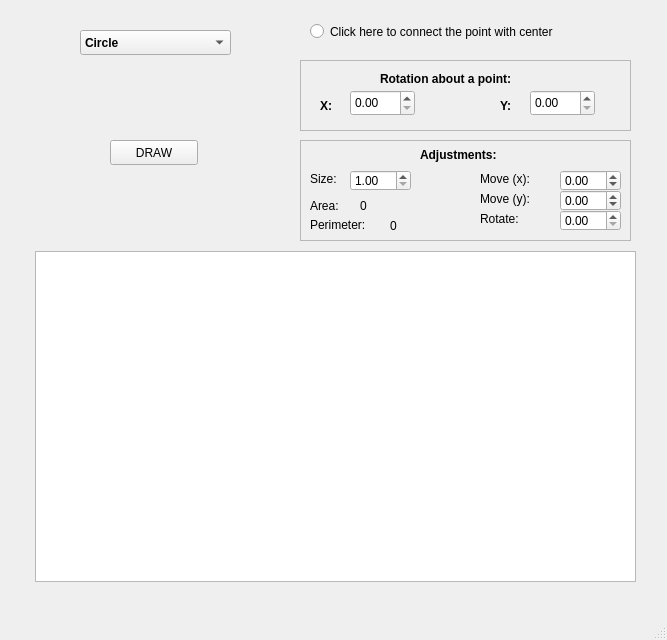
<?xml version="1.0" encoding="UTF-8"?>
<ui version="4.0">
 <class>MainWindow</class>
 <widget class="QMainWindow" name="MainWindow">
  <property name="geometry">
   <rect>
    <x>0</x>
    <y>0</y>
    <width>667</width>
    <height>640</height>
   </rect>
  </property>
  <property name="windowTitle">
   <string>MainWindow</string>
  </property>
  <widget class="QWidget" name="centralwidget">
   <widget class="QGraphicsView" name="graphicsView">
    <property name="geometry">
     <rect>
      <x>35</x>
      <y>251</y>
      <width>601</width>
      <height>331</height>
     </rect>
    </property>
   </widget>
   <widget class="QStackedWidget" name="frames">
    <property name="geometry">
     <rect>
      <x>40</x>
      <y>90</y>
      <width>241</width>
      <height>141</height>
     </rect>
    </property>
    <property name="currentIndex">
     <number>8</number>
    </property>
    <widget class="QWidget" name="circle">
     <widget class="QLabel" name="customCircle">
      <property name="geometry">
       <rect>
        <x>50</x>
        <y>10</y>
        <width>161</width>
        <height>20</height>
       </rect>
      </property>
      <property name="font">
       <font>
        <bold>true</bold>
       </font>
      </property>
      <property name="text">
       <string>Custom your circle:</string>
      </property>
     </widget>
     <widget class="QLabel" name="changeRadius">
      <property name="geometry">
       <rect>
        <x>20</x>
        <y>70</y>
        <width>101</width>
        <height>17</height>
       </rect>
      </property>
      <property name="text">
       <string>Change radius:</string>
      </property>
     </widget>
     <widget class="QDoubleSpinBox" name="radiusSpinBox">
      <property name="geometry">
       <rect>
        <x>130</x>
        <y>70</y>
        <width>65</width>
        <height>26</height>
       </rect>
      </property>
      <property name="minimum">
       <double>1.000000000000000</double>
      </property>
     </widget>
    </widget>
    <widget class="QWidget" name="rectangle">
     <widget class="QLabel" name="customRectangle">
      <property name="geometry">
       <rect>
        <x>30</x>
        <y>10</y>
        <width>171</width>
        <height>17</height>
       </rect>
      </property>
      <property name="font">
       <font>
        <bold>true</bold>
       </font>
      </property>
      <property name="text">
       <string>Custom your rectangle:</string>
      </property>
     </widget>
     <widget class="QLabel" name="heightRectangle">
      <property name="geometry">
       <rect>
        <x>30</x>
        <y>60</y>
        <width>66</width>
        <height>17</height>
       </rect>
      </property>
      <property name="text">
       <string>Height:</string>
      </property>
     </widget>
     <widget class="QLabel" name="widthRectangle">
      <property name="geometry">
       <rect>
        <x>30</x>
        <y>90</y>
        <width>66</width>
        <height>17</height>
       </rect>
      </property>
      <property name="text">
       <string>Width:</string>
      </property>
     </widget>
     <widget class="QDoubleSpinBox" name="widthrectspinbox">
      <property name="geometry">
       <rect>
        <x>90</x>
        <y>90</y>
        <width>65</width>
        <height>26</height>
       </rect>
      </property>
      <property name="minimum">
       <double>2.000000000000000</double>
      </property>
     </widget>
     <widget class="QDoubleSpinBox" name="heightrectspinbox">
      <property name="geometry">
       <rect>
        <x>90</x>
        <y>60</y>
        <width>65</width>
        <height>26</height>
       </rect>
      </property>
      <property name="minimum">
       <double>1.000000000000000</double>
      </property>
     </widget>
    </widget>
    <widget class="QWidget" name="Right_polygone">
     <widget class="QDoubleSpinBox" name="spinboxside_rd">
      <property name="geometry">
       <rect>
        <x>140</x>
        <y>90</y>
        <width>71</width>
        <height>26</height>
       </rect>
      </property>
      <property name="minimum">
       <double>1.000000000000000</double>
      </property>
     </widget>
     <widget class="QLabel" name="numberOfSides">
      <property name="geometry">
       <rect>
        <x>10</x>
        <y>40</y>
        <width>131</width>
        <height>21</height>
       </rect>
      </property>
      <property name="text">
       <string>Number of sides:</string>
      </property>
     </widget>
     <widget class="QSpinBox" name="spinboxnumapexes_rp">
      <property name="geometry">
       <rect>
        <x>140</x>
        <y>40</y>
        <width>71</width>
        <height>26</height>
       </rect>
      </property>
      <property name="minimum">
       <number>4</number>
      </property>
     </widget>
     <widget class="QLabel" name="changeSides">
      <property name="geometry">
       <rect>
        <x>10</x>
        <y>90</y>
        <width>121</width>
        <height>20</height>
       </rect>
      </property>
      <property name="text">
       <string>Change the sides:</string>
      </property>
     </widget>
     <widget class="QLabel" name="label_2">
      <property name="geometry">
       <rect>
        <x>30</x>
        <y>10</y>
        <width>171</width>
        <height>20</height>
       </rect>
      </property>
      <property name="font">
       <font>
        <bold>true</bold>
       </font>
      </property>
      <property name="text">
       <string>Custom your polygone:</string>
      </property>
     </widget>
    </widget>
    <widget class="QWidget" name="rhombus">
     <widget class="QDoubleSpinBox" name="spinbox_angle_rh">
      <property name="geometry">
       <rect>
        <x>140</x>
        <y>90</y>
        <width>65</width>
        <height>26</height>
       </rect>
      </property>
      <property name="minimum">
       <double>10.000000000000000</double>
      </property>
     </widget>
     <widget class="QDoubleSpinBox" name="spinbox_side_rh">
      <property name="geometry">
       <rect>
        <x>140</x>
        <y>40</y>
        <width>65</width>
        <height>26</height>
       </rect>
      </property>
      <property name="minimum">
       <double>1.000000000000000</double>
      </property>
     </widget>
     <widget class="QLabel" name="changeSides_3">
      <property name="geometry">
       <rect>
        <x>10</x>
        <y>36</y>
        <width>121</width>
        <height>31</height>
       </rect>
      </property>
      <property name="text">
       <string>Change the sides:</string>
      </property>
     </widget>
     <widget class="QLabel" name="changeAngle">
      <property name="geometry">
       <rect>
        <x>10</x>
        <y>90</y>
        <width>121</width>
        <height>21</height>
       </rect>
      </property>
      <property name="text">
       <string>Change the angle:</string>
      </property>
     </widget>
     <widget class="QLabel" name="customRhombus">
      <property name="geometry">
       <rect>
        <x>20</x>
        <y>10</y>
        <width>171</width>
        <height>20</height>
       </rect>
      </property>
      <property name="font">
       <font>
        <bold>true</bold>
       </font>
      </property>
      <property name="text">
       <string>Custom your rhombus:</string>
      </property>
     </widget>
    </widget>
    <widget class="QWidget" name="square">
     <widget class="QLabel" name="customSquare">
      <property name="geometry">
       <rect>
        <x>50</x>
        <y>10</y>
        <width>151</width>
        <height>17</height>
       </rect>
      </property>
      <property name="font">
       <font>
        <bold>true</bold>
       </font>
      </property>
      <property name="text">
       <string>Custom your square:</string>
      </property>
     </widget>
     <widget class="QLabel" name="changeSides_2">
      <property name="geometry">
       <rect>
        <x>20</x>
        <y>80</y>
        <width>131</width>
        <height>20</height>
       </rect>
      </property>
      <property name="text">
       <string>Change the sides:</string>
      </property>
     </widget>
     <widget class="QDoubleSpinBox" name="doubleSpinBox">
      <property name="geometry">
       <rect>
        <x>150</x>
        <y>80</y>
        <width>65</width>
        <height>26</height>
       </rect>
      </property>
      <property name="minimum">
       <double>1.000000000000000</double>
      </property>
     </widget>
    </widget>
    <widget class="QWidget" name="star">
     <widget class="QDoubleSpinBox" name="radius1_spinbox">
      <property name="geometry">
       <rect>
        <x>150</x>
        <y>80</y>
        <width>65</width>
        <height>26</height>
       </rect>
      </property>
      <property name="minimum">
       <double>1.000000000000000</double>
      </property>
     </widget>
     <widget class="QDoubleSpinBox" name="radius2_spinbox">
      <property name="geometry">
       <rect>
        <x>150</x>
        <y>110</y>
        <width>65</width>
        <height>26</height>
       </rect>
      </property>
      <property name="minimum">
       <double>1.000000000000000</double>
      </property>
     </widget>
     <widget class="QLabel" name="customStar">
      <property name="geometry">
       <rect>
        <x>50</x>
        <y>10</y>
        <width>131</width>
        <height>17</height>
       </rect>
      </property>
      <property name="font">
       <font>
        <bold>true</bold>
       </font>
      </property>
      <property name="text">
       <string>Custom your star:</string>
      </property>
     </widget>
     <widget class="QLabel" name="widthApexes">
      <property name="geometry">
       <rect>
        <x>20</x>
        <y>80</y>
        <width>121</width>
        <height>21</height>
       </rect>
      </property>
      <property name="text">
       <string>Width of apexes:</string>
      </property>
     </widget>
     <widget class="QLabel" name="lengthApexes">
      <property name="geometry">
       <rect>
        <x>20</x>
        <y>110</y>
        <width>121</width>
        <height>21</height>
       </rect>
      </property>
      <property name="text">
       <string>Length of apexes:</string>
      </property>
     </widget>
     <widget class="QSpinBox" name="apexes_spinbox">
      <property name="geometry">
       <rect>
        <x>153</x>
        <y>40</y>
        <width>51</width>
        <height>26</height>
       </rect>
      </property>
      <property name="minimum">
       <number>4</number>
      </property>
     </widget>
     <widget class="QLabel" name="numberOfApexes">
      <property name="geometry">
       <rect>
        <x>20</x>
        <y>40</y>
        <width>131</width>
        <height>21</height>
       </rect>
      </property>
      <property name="text">
       <string>Number of apexes:</string>
      </property>
     </widget>
    </widget>
    <widget class="QWidget" name="triangle">
     <widget class="QLabel" name="customTriangle">
      <property name="geometry">
       <rect>
        <x>40</x>
        <y>10</y>
        <width>161</width>
        <height>17</height>
       </rect>
      </property>
      <property name="font">
       <font>
        <bold>true</bold>
       </font>
      </property>
      <property name="text">
       <string>Custom your triangle:</string>
      </property>
     </widget>
     <widget class="QLabel" name="sideOne">
      <property name="geometry">
       <rect>
        <x>20</x>
        <y>50</y>
        <width>66</width>
        <height>17</height>
       </rect>
      </property>
      <property name="text">
       <string>Side One:</string>
      </property>
     </widget>
     <widget class="QLabel" name="sideTwo">
      <property name="geometry">
       <rect>
        <x>20</x>
        <y>80</y>
        <width>66</width>
        <height>17</height>
       </rect>
      </property>
      <property name="text">
       <string>Side Two:</string>
      </property>
     </widget>
     <widget class="QLabel" name="sideThree">
      <property name="geometry">
       <rect>
        <x>20</x>
        <y>110</y>
        <width>81</width>
        <height>17</height>
       </rect>
      </property>
      <property name="text">
       <string>Side Three:</string>
      </property>
     </widget>
     <widget class="QDoubleSpinBox" name="side1trianglespin">
      <property name="geometry">
       <rect>
        <x>120</x>
        <y>40</y>
        <width>65</width>
        <height>26</height>
       </rect>
      </property>
      <property name="minimum">
       <double>1.000000000000000</double>
      </property>
     </widget>
     <widget class="QDoubleSpinBox" name="side2trianglespin">
      <property name="geometry">
       <rect>
        <x>120</x>
        <y>70</y>
        <width>65</width>
        <height>26</height>
       </rect>
      </property>
      <property name="minimum">
       <double>1.000000000000000</double>
      </property>
     </widget>
     <widget class="QDoubleSpinBox" name="side3trianglespin">
      <property name="geometry">
       <rect>
        <x>120</x>
        <y>100</y>
        <width>65</width>
        <height>26</height>
       </rect>
      </property>
      <property name="minimum">
       <double>1.000000000000000</double>
      </property>
     </widget>
    </widget>
    <widget class="QWidget" name="Clearscene"/>
    <widget class="QWidget" name="page">
     <widget class="QPushButton" name="drawButton">
      <property name="geometry">
       <rect>
        <x>70</x>
        <y>50</y>
        <width>88</width>
        <height>25</height>
       </rect>
      </property>
      <property name="text">
       <string>DRAW</string>
      </property>
     </widget>
    </widget>
   </widget>
   <widget class="QComboBox" name="comboBox">
    <property name="geometry">
     <rect>
      <x>80</x>
      <y>30</y>
      <width>151</width>
      <height>25</height>
     </rect>
    </property>
    <property name="font">
     <font>
      <bold>true</bold>
     </font>
    </property>
    <property name="whatsThis">
     <string>&lt;html&gt;&lt;head/&gt;&lt;body&gt;&lt;p&gt;Choose figure...&lt;/p&gt;&lt;/body&gt;&lt;/html&gt;</string>
    </property>
    <item>
     <property name="text">
      <string>Circle</string>
     </property>
    </item>
    <item>
     <property name="text">
      <string>Rectangle</string>
     </property>
    </item>
    <item>
     <property name="text">
      <string>Right Polygone</string>
     </property>
    </item>
    <item>
     <property name="text">
      <string>Rhombus</string>
     </property>
    </item>
    <item>
     <property name="text">
      <string>Square</string>
     </property>
    </item>
    <item>
     <property name="text">
      <string>Star</string>
     </property>
    </item>
    <item>
     <property name="text">
      <string>Triangle</string>
     </property>
    </item>
    <item>
     <property name="text">
      <string>Clear scene</string>
     </property>
    </item>
   </widget>
   <widget class="QFrame" name="rotate_frame">
    <property name="geometry">
     <rect>
      <x>300</x>
      <y>60</y>
      <width>331</width>
      <height>71</height>
     </rect>
    </property>
    <property name="frameShape">
     <enum>QFrame::StyledPanel</enum>
    </property>
    <property name="frameShadow">
     <enum>QFrame::Raised</enum>
    </property>
    <widget class="QDoubleSpinBox" name="rotationcenterXspinbox">
     <property name="geometry">
      <rect>
       <x>50</x>
       <y>30</y>
       <width>65</width>
       <height>26</height>
      </rect>
     </property>
    </widget>
    <widget class="QDoubleSpinBox" name="rotationcenterYspinbox">
     <property name="geometry">
      <rect>
       <x>230</x>
       <y>30</y>
       <width>65</width>
       <height>26</height>
      </rect>
     </property>
    </widget>
    <widget class="QLabel" name="rotationX">
     <property name="geometry">
      <rect>
       <x>20</x>
       <y>30</y>
       <width>21</width>
       <height>31</height>
      </rect>
     </property>
     <property name="font">
      <font>
       <bold>true</bold>
      </font>
     </property>
     <property name="text">
      <string>X:</string>
     </property>
    </widget>
    <widget class="QLabel" name="rotationY">
     <property name="geometry">
      <rect>
       <x>200</x>
       <y>30</y>
       <width>21</width>
       <height>31</height>
      </rect>
     </property>
     <property name="font">
      <font>
       <bold>true</bold>
      </font>
     </property>
     <property name="text">
      <string>Y:</string>
     </property>
    </widget>
    <widget class="QLabel" name="rotationPoint">
     <property name="geometry">
      <rect>
       <x>80</x>
       <y>10</y>
       <width>171</width>
       <height>17</height>
      </rect>
     </property>
     <property name="font">
      <font>
       <bold>true</bold>
      </font>
     </property>
     <property name="text">
      <string>Rotation about a point:</string>
     </property>
    </widget>
   </widget>
   <widget class="QFrame" name="Changeframe">
    <property name="geometry">
     <rect>
      <x>300</x>
      <y>140</y>
      <width>331</width>
      <height>101</height>
     </rect>
    </property>
    <property name="frameShape">
     <enum>QFrame::StyledPanel</enum>
    </property>
    <property name="frameShadow">
     <enum>QFrame::Raised</enum>
    </property>
    <widget class="QLabel" name="adjustments">
     <property name="geometry">
      <rect>
       <x>120</x>
       <y>-1</y>
       <width>131</width>
       <height>31</height>
      </rect>
     </property>
     <property name="font">
      <font>
       <bold>true</bold>
      </font>
     </property>
     <property name="text">
      <string>Adjustments:</string>
     </property>
    </widget>
    <widget class="QLabel" name="text_label1">
     <property name="geometry">
      <rect>
       <x>10</x>
       <y>30</y>
       <width>31</width>
       <height>17</height>
      </rect>
     </property>
     <property name="text">
      <string>Size:</string>
     </property>
    </widget>
    <widget class="QLabel" name="text_label3">
     <property name="geometry">
      <rect>
       <x>10</x>
       <y>69</y>
       <width>71</width>
       <height>31</height>
      </rect>
     </property>
     <property name="text">
      <string>Perimeter:</string>
     </property>
    </widget>
    <widget class="QLabel" name="text_label2">
     <property name="geometry">
      <rect>
       <x>10</x>
       <y>50</y>
       <width>41</width>
       <height>31</height>
      </rect>
     </property>
     <property name="text">
      <string>Area:</string>
     </property>
    </widget>
    <widget class="QLabel" name="calculateArea_label">
     <property name="geometry">
      <rect>
       <x>60</x>
       <y>50</y>
       <width>51</width>
       <height>31</height>
      </rect>
     </property>
     <property name="text">
      <string>0</string>
     </property>
    </widget>
    <widget class="QLabel" name="calculatePerimeter_label">
     <property name="geometry">
      <rect>
       <x>90</x>
       <y>70</y>
       <width>66</width>
       <height>31</height>
      </rect>
     </property>
     <property name="text">
      <string>0</string>
     </property>
    </widget>
    <widget class="QDoubleSpinBox" name="sizespinbox">
     <property name="geometry">
      <rect>
       <x>50</x>
       <y>30</y>
       <width>61</width>
       <height>21</height>
      </rect>
     </property>
     <property name="minimum">
      <double>1.000000000000000</double>
     </property>
    </widget>
    <widget class="QDoubleSpinBox" name="rotationspinbox">
     <property name="geometry">
      <rect>
       <x>260</x>
       <y>70</y>
       <width>61</width>
       <height>21</height>
      </rect>
     </property>
     <property name="maximum">
      <double>800.990000000000009</double>
     </property>
    </widget>
    <widget class="QDoubleSpinBox" name="cahgexspinbox">
     <property name="geometry">
      <rect>
       <x>260</x>
       <y>30</y>
       <width>61</width>
       <height>21</height>
      </rect>
     </property>
     <property name="minimum">
      <double>-200.000000000000000</double>
     </property>
     <property name="maximum">
      <double>200.000000000000000</double>
     </property>
    </widget>
    <widget class="QDoubleSpinBox" name="changeyspinbox">
     <property name="geometry">
      <rect>
       <x>260</x>
       <y>50</y>
       <width>61</width>
       <height>21</height>
      </rect>
     </property>
     <property name="minimum">
      <double>-150.000000000000000</double>
     </property>
     <property name="maximum">
      <double>150.000000000000000</double>
     </property>
    </widget>
    <widget class="QLabel" name="moveX">
     <property name="geometry">
      <rect>
       <x>180</x>
       <y>30</y>
       <width>66</width>
       <height>17</height>
      </rect>
     </property>
     <property name="text">
      <string>Move (x):</string>
     </property>
    </widget>
    <widget class="QLabel" name="moveY">
     <property name="geometry">
      <rect>
       <x>180</x>
       <y>50</y>
       <width>66</width>
       <height>17</height>
      </rect>
     </property>
     <property name="text">
      <string>Move (y):</string>
     </property>
    </widget>
    <widget class="QLabel" name="rotateAngle">
     <property name="geometry">
      <rect>
       <x>180</x>
       <y>70</y>
       <width>66</width>
       <height>17</height>
      </rect>
     </property>
     <property name="text">
      <string>Rotate:</string>
     </property>
    </widget>
   </widget>
   <widget class="QRadioButton" name="connectCenterButton">
    <property name="geometry">
     <rect>
      <x>310</x>
      <y>20</y>
      <width>331</width>
      <height>23</height>
     </rect>
    </property>
    <property name="text">
     <string>Click here to connect the point with center</string>
    </property>
   </widget>
  </widget>
  <widget class="QMenuBar" name="menubar">
   <property name="geometry">
    <rect>
     <x>0</x>
     <y>0</y>
     <width>667</width>
     <height>22</height>
    </rect>
   </property>
  </widget>
  <widget class="QStatusBar" name="statusbar"/>
 </widget>
 <resources/>
 <connections/>
</ui>
